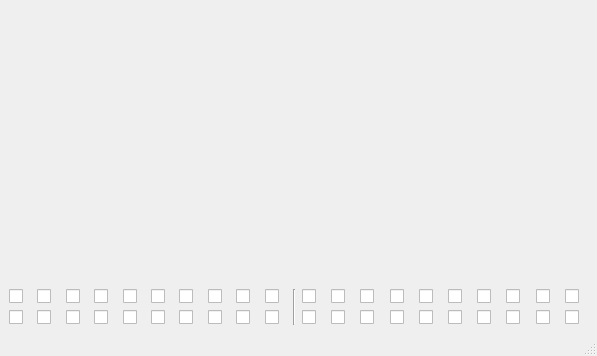
<?xml version="1.0" encoding="UTF-8"?>
<ui version="4.0">
 <class>MainWindow</class>
 <widget class="QMainWindow" name="MainWindow">
  <property name="geometry">
   <rect>
    <x>0</x>
    <y>0</y>
    <width>597</width>
    <height>356</height>
   </rect>
  </property>
  <property name="windowTitle">
   <string>MainWindow</string>
  </property>
  <widget class="QWidget" name="centralwidget">
   <layout class="QVBoxLayout" name="verticalLayout">
    <item>
     <spacer name="verticalSpacer">
      <property name="orientation">
       <enum>Qt::Vertical</enum>
      </property>
      <property name="sizeHint" stdset="0">
       <size>
        <width>20</width>
        <height>40</height>
       </size>
      </property>
     </spacer>
    </item>
    <item>
     <layout class="QHBoxLayout" name="horizontalLayout">
      <item>
       <layout class="QGridLayout" name="gridLayout">
        <item row="0" column="10" rowspan="2">
         <widget class="Line" name="line">
          <property name="orientation">
           <enum>Qt::Vertical</enum>
          </property>
         </widget>
        </item>
        <item row="0" column="0">
         <widget class="QCheckBox" name="l0">
          <property name="sizePolicy">
           <sizepolicy hsizetype="Minimum" vsizetype="Fixed">
            <horstretch>0</horstretch>
            <verstretch>0</verstretch>
           </sizepolicy>
          </property>
          <property name="text">
           <string/>
          </property>
         </widget>
        </item>
        <item row="0" column="1">
         <widget class="QCheckBox" name="l1">
          <property name="sizePolicy">
           <sizepolicy hsizetype="Minimum" vsizetype="Fixed">
            <horstretch>0</horstretch>
            <verstretch>0</verstretch>
           </sizepolicy>
          </property>
          <property name="text">
           <string/>
          </property>
         </widget>
        </item>
        <item row="0" column="2">
         <widget class="QCheckBox" name="l2">
          <property name="text">
           <string/>
          </property>
         </widget>
        </item>
        <item row="0" column="3">
         <widget class="QCheckBox" name="l3">
          <property name="text">
           <string/>
          </property>
         </widget>
        </item>
        <item row="0" column="4">
         <widget class="QCheckBox" name="l4">
          <property name="text">
           <string/>
          </property>
         </widget>
        </item>
        <item row="0" column="5">
         <widget class="QCheckBox" name="l5">
          <property name="text">
           <string/>
          </property>
         </widget>
        </item>
        <item row="0" column="6">
         <widget class="QCheckBox" name="l6">
          <property name="text">
           <string/>
          </property>
         </widget>
        </item>
        <item row="0" column="7">
         <widget class="QCheckBox" name="l7">
          <property name="text">
           <string/>
          </property>
         </widget>
        </item>
        <item row="0" column="8">
         <widget class="QCheckBox" name="l8">
          <property name="text">
           <string/>
          </property>
         </widget>
        </item>
        <item row="0" column="9">
         <widget class="QCheckBox" name="l9">
          <property name="text">
           <string/>
          </property>
         </widget>
        </item>
        <item row="1" column="0">
         <widget class="QCheckBox" name="l10">
          <property name="text">
           <string/>
          </property>
         </widget>
        </item>
        <item row="1" column="1">
         <widget class="QCheckBox" name="l11">
          <property name="text">
           <string/>
          </property>
         </widget>
        </item>
        <item row="1" column="2">
         <widget class="QCheckBox" name="l12">
          <property name="text">
           <string/>
          </property>
         </widget>
        </item>
        <item row="1" column="3">
         <widget class="QCheckBox" name="l13">
          <property name="text">
           <string/>
          </property>
         </widget>
        </item>
        <item row="1" column="4">
         <widget class="QCheckBox" name="l14">
          <property name="text">
           <string/>
          </property>
         </widget>
        </item>
        <item row="1" column="5">
         <widget class="QCheckBox" name="l15">
          <property name="text">
           <string/>
          </property>
         </widget>
        </item>
        <item row="1" column="6">
         <widget class="QCheckBox" name="l16">
          <property name="text">
           <string/>
          </property>
         </widget>
        </item>
        <item row="1" column="7">
         <widget class="QCheckBox" name="l17">
          <property name="text">
           <string/>
          </property>
         </widget>
        </item>
        <item row="1" column="8">
         <widget class="QCheckBox" name="l18">
          <property name="text">
           <string/>
          </property>
         </widget>
        </item>
        <item row="1" column="9">
         <widget class="QCheckBox" name="l19">
          <property name="text">
           <string/>
          </property>
         </widget>
        </item>
       </layout>
      </item>
      <item>
       <layout class="QGridLayout" name="gridLayout_3">
        <item row="0" column="0">
         <widget class="QCheckBox" name="r0">
          <property name="text">
           <string/>
          </property>
         </widget>
        </item>
        <item row="0" column="1">
         <widget class="QCheckBox" name="r1">
          <property name="text">
           <string/>
          </property>
         </widget>
        </item>
        <item row="0" column="2">
         <widget class="QCheckBox" name="r2">
          <property name="text">
           <string/>
          </property>
         </widget>
        </item>
        <item row="0" column="3">
         <widget class="QCheckBox" name="r3">
          <property name="text">
           <string/>
          </property>
         </widget>
        </item>
        <item row="0" column="4">
         <widget class="QCheckBox" name="r4">
          <property name="text">
           <string/>
          </property>
         </widget>
        </item>
        <item row="0" column="5">
         <widget class="QCheckBox" name="r5">
          <property name="text">
           <string/>
          </property>
         </widget>
        </item>
        <item row="0" column="6">
         <widget class="QCheckBox" name="r6">
          <property name="text">
           <string/>
          </property>
         </widget>
        </item>
        <item row="0" column="7">
         <widget class="QCheckBox" name="r7">
          <property name="text">
           <string/>
          </property>
         </widget>
        </item>
        <item row="0" column="8">
         <widget class="QCheckBox" name="r8">
          <property name="text">
           <string/>
          </property>
         </widget>
        </item>
        <item row="0" column="9">
         <widget class="QCheckBox" name="r9">
          <property name="text">
           <string/>
          </property>
         </widget>
        </item>
        <item row="1" column="0">
         <widget class="QCheckBox" name="r10">
          <property name="text">
           <string/>
          </property>
         </widget>
        </item>
        <item row="1" column="1">
         <widget class="QCheckBox" name="r11">
          <property name="text">
           <string/>
          </property>
         </widget>
        </item>
        <item row="1" column="2">
         <widget class="QCheckBox" name="r12">
          <property name="text">
           <string/>
          </property>
         </widget>
        </item>
        <item row="1" column="3">
         <widget class="QCheckBox" name="r13">
          <property name="text">
           <string/>
          </property>
         </widget>
        </item>
        <item row="1" column="4">
         <widget class="QCheckBox" name="r14">
          <property name="text">
           <string/>
          </property>
         </widget>
        </item>
        <item row="1" column="5">
         <widget class="QCheckBox" name="r15">
          <property name="text">
           <string/>
          </property>
         </widget>
        </item>
        <item row="1" column="6">
         <widget class="QCheckBox" name="r16">
          <property name="text">
           <string/>
          </property>
         </widget>
        </item>
        <item row="1" column="7">
         <widget class="QCheckBox" name="r17">
          <property name="text">
           <string/>
          </property>
         </widget>
        </item>
        <item row="1" column="8">
         <widget class="QCheckBox" name="r18">
          <property name="text">
           <string/>
          </property>
         </widget>
        </item>
        <item row="1" column="9">
         <widget class="QCheckBox" name="r19">
          <property name="text">
           <string/>
          </property>
         </widget>
        </item>
       </layout>
      </item>
     </layout>
    </item>
   </layout>
  </widget>
  <widget class="QStatusBar" name="statusbar"/>
 </widget>
 <resources/>
 <connections/>
</ui>
